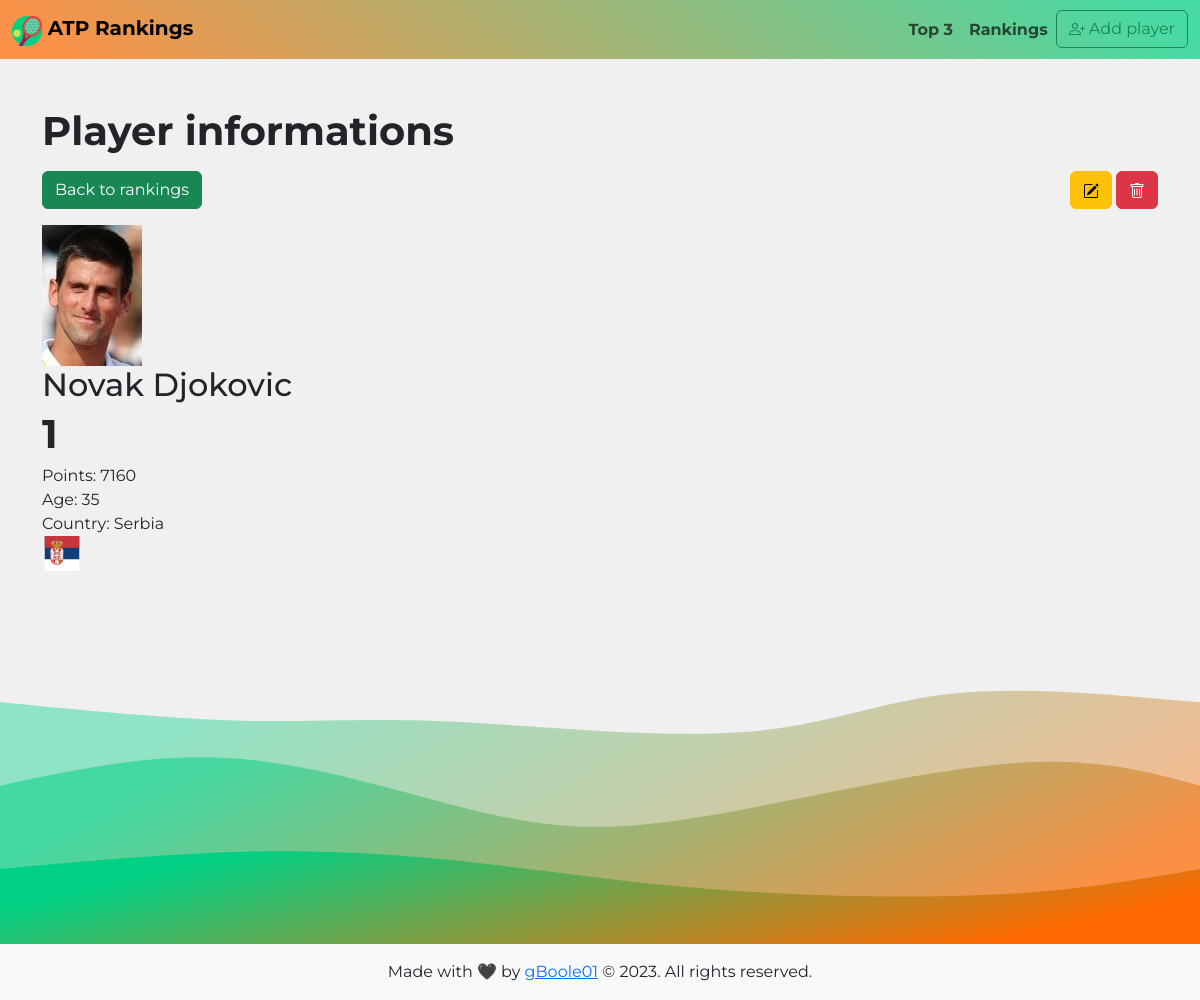
/viewPlayer.php?id=492e5f40-6e89-46a1-86a5-05351ff5fdea, run on the app's committed database.
### tables this page shows
CREATE TABLE players (
    id INT NOT NULL AUTO_INCREMENT,
    uuid VARCHAR(255) NOT NULL,
    firstname VARCHAR(255) NOT NULL,
    lastname VARCHAR(255) NOT NULL,
    country VARCHAR(255) NOT NULL,
    age INT NOT NULL,
    rank INT NOT NULL,
    points INT NOT NULL,
    image VARCHAR(255),
    PRIMARY KEY (id)
);

### src/lib/countries.php (called while the page is built, shortened)
<?php
function getCountries()
{
    return $countries;
}

### src/viewPlayer.php (the view, shortened to what this page needs)
<?php
require('lib/countries.php');
$pdo = dbConnect();
$countries = getCountries();
$playerId = $_GET['id'] ?? null;
$sql = "SELECT * FROM players WHERE uuid = :uuid";
$stmt = $pdo->prepare($sql);
$stmt->bindParam(':uuid', $playerId, PDO::PARAM_STR);
$stmt->execute();
$player = $stmt->fetch();
include('inc/header.php'); ?>
<h1 class="fw-bolder mb-3">Player informations</h1>
<div class="row mb-3 justify-content-between">
    <div class="col-6">
        <a href="/rankings.php" class="btn btn-success">Back to rankings</a>
    </div>
    <div class="col-6 text-end">
        <a class="btn btn-warning" href="/editPlayer.php?id=<?= $player["uuid"] ?>" data-bs-toggle="tooltip" data-bs-placement="bottom" data-bs-title="Edit">
        </a>
        <span data-bs-toggle="modal" data-bs-target="#confirmDeleteModal">
            <button type="button" class="btn btn-danger" data-bs-toggle="tooltip" data-bs-placement="bottom" data-bs-title="Delete">
            </button>
        </span>
    </div>
</div>
<div>
    <img src="/assets/img/players/<?= $player['image'] ?>" alt="<?= 'portait of ' . $player['firstname'] . ' ' . $player['lastname'] ?>">
    <h2 class="card-title"><?= $player["firstname"] . " " . $player["lastname"] ?></h2>
    <p class="card-text fs-1 fw-bold"><?= $player["rank"] ?></p>
    <p class="card-text">Points: <?= $player["points"] ?></p>
    <p class="card-text">Age: <?= $player["age"] ?></p>
    <p class="card-text">Country: <?= $countries[$player["country"]] ?></p>
    <img height=35 width=40 src="assets/img/flags/<?= $player['country'] ?>.svg" alt="Flag of <?= $countries[$player['country']] ?>" data-bs-toggle="tooltip" data-bs-placement="bottom" data-bs-title="<?= $countries[$player['country']] ?>">
</div>
<?php include('inc/footer.php');

### src/assets/css/style.css (style rules this page uses)
*, *::before, *::after { box-sizing: border-box; }
body, h1, h2, h3, h4, p, figure, blockquote, dl, dd { margin: 0; }
body { min-height: 100vh; text-rendering: optimizeSpeed; line-height: 1.5; }
img, picture { max-width: 100%; display: block; }
input, button, textarea, select { font: inherit; }
body { font-family: "Montserrat", sans-serif; height: 100vh; min-width: 320px; display: flex; flex-direction: column; }
:root { --bs-body-bg: #f0f0f0; --bs-body-bg-rgb: rgb(240, 240, 240); }

### data on the page
players: image (picture), firstname "Novak", lastname "Djokovic", rank "1", points "7160", age "35", country "Serbia"
